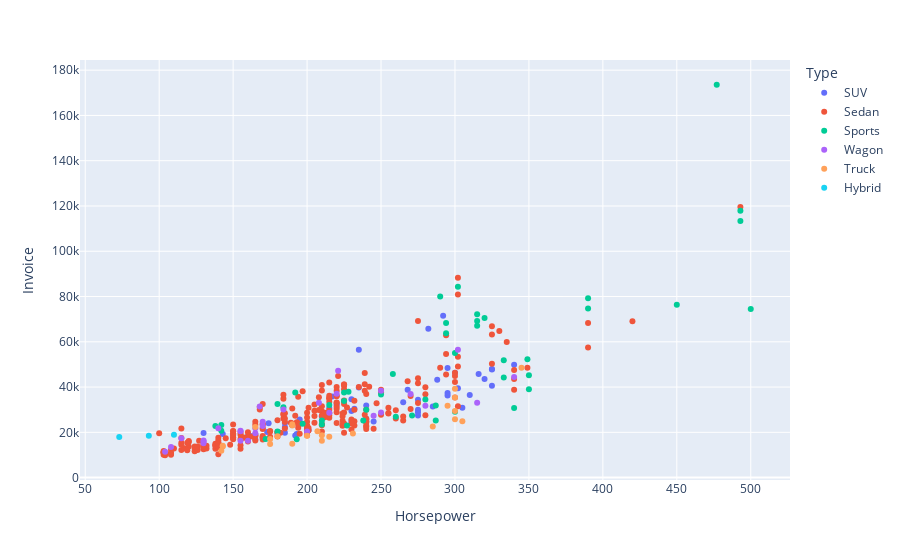

The notebook cell this image was saved under:
### Code cell
auto_scatter = px.scatter(data_frame = auto,x = 'Horsepower', y = 'Invoice', color ='Type' )
auto_scatter.show()

### Figure 1 — Plotly figure (JSON) as saved in the notebook; plotly's stock layout.template omitted (floating-point values rounded to 4 significant figures; data arrays with more than 128 entries replaced by an {"elided": "..."} marker saying what was removed)
{"data": [{"hovertemplate": "Type=SUV<br>Horsepower=%{x}<br>Invoice=%{y}<extra></extra>", "legendgroup": "SUV", "marker": {"color": "#636efa", "symbol": "circle"}, "mode": "markers", "name": "SUV", "orientation": "v", "showlegend": true, "type": "scatter", "x": [265, 225, 325, 275, 185, 295, 320, 295, 295, 275, 165, 230, 310, 232, 210, 201, 275, 285, 325, 240, 160, 160, 316, 173, 275, 193, 195, 150, 190, 192, 282, 217, 174, 235, 235, 230, 300, 302, 130, 292, 288, 210, 215, 215, 160, 305, 240, 180, 185, 340, 143, 185, 165, 240, 245, 230, 325, 161, 220, 268], "xaxis": "x", "y": [33337, 33873, 47720, 34357, 24085, 48377, 43523, 37422, 36287, 27479, 19108, 29472, 36494, 30468, 26983, 20907, 28922, 31361, 40534, 24843, 18419, 17334, 45815, 20201, 29977, 19261, 25686, 18973, 23275, 18630, 65807, 35777, 23969, 39838, 56455, 34576, 46360, 39443, 19742, 71540, 43268, 27317, 28330, 30763, 17569, 30815, 25972, 19512, 19810, 49865, 19238, 22307, 16949, 31827, 24801, 24915, 47986, 18553, 32243, 38851], "yaxis": "y"}, {"hovertemplate": "Type=Sedan<br>Horsepower=%{x}<br>Invoice=%{y}<extra></extra>", "legendgroup": "Sedan", "marker": {"color": "#EF553B", "symbol": "circle"}, "mode": "markers", "name": "Sedan", "orientation": "v", "showlegend": true, "type": "scatter", "x": {"elided": "262 int values"}, "xaxis": "x", "y": {"elided": "262 int values"}, "yaxis": "y"}, {"hovertemplate": "Type=Sports<br>Horsepower=%{x}<br>Invoice=%{y}<extra></extra>", "legendgroup": "Sports", "marker": {"color": "#00cc96", "symbol": "circle"}, "mode": "markers", "name": "Sports", "orientation": "v", "showlegend": true, "type": "scatter", "x": [290, 450, 180, 225, 250, 333, 333, 184, 225, 320, 350, 350, 215, 500, 193, 260, 280, 240, 172, 294, 294, 390, 390, 300, 142, 142, 197, 238, 302, 493, 493, 192, 349, 210, 210, 271, 287, 287, 340, 315, 315, 315, 477, 228, 258, 227, 300, 180, 138], "xaxis": "x", "y": [79978, 76417, 32512, 33891, 36739, 44170, 51815, 31065, 37575, 70546, 39068, 45193, 32033, 74451, 16943, 26875, 34483, 29965, 17101, 63756, 68306, 74676, 79226, 55063, 20701, 23285, 23794, 25179, 84325, 113388, 117854, 37548, 52289, 23456, 25218, 27466, 25203, 31845, 30710, 69229, 72206, 67128, 173560, 37886, 45766, 23022, 29130, 20363, 22787], "yaxis": "y"}, {"hovertemplate": "Type=Wagon<br>Horsepower=%{x}<br>Invoice=%{y}<extra></extra>", "legendgroup": "Wagon", "marker": {"color": "#ab63fa", "symbol": "circle"}, "mode": "markers", "name": "Wagon", "orientation": "v", "showlegend": true, "type": "scatter", "x": [220, 340, 184, 200, 250, 130, 155, 280, 315, 104, 215, 168, 221, 302, 155, 160, 245, 130, 250, 140, 108, 165, 165, 155, 130, 115, 170, 270, 170, 208], "xaxis": "x", "y": [37060, 44446, 30110, 20394, 28725, 16375, 20457, 31756, 33121, 11410, 28647, 31466, 47174, 56474, 20748, 16295, 27300, 15973, 38376, 21779, 13480, 19646, 21773, 16291, 15156, 17427, 22801, 36956, 24641, 33112], "yaxis": "y"}, {"hovertemplate": "Type=Truck<br>Horsepower=%{x}<br>Invoice=%{y}<extra></extra>", "legendgroup": "Truck", "marker": {"color": "#FFA15A", "symbol": "circle"}, "mode": "markers", "name": "Truck", "orientation": "v", "showlegend": true, "type": "scatter", "x": [345, 295, 175, 200, 300, 300, 210, 210, 215, 231, 300, 143, 175, 285, 300, 190, 143, 207, 180, 305, 165, 142, 190, 190], "xaxis": "x", "y": [48541, 31689, 17070, 18480, 35399, 39306, 16264, 18670, 18076, 19490, 29405, 13717, 14877, 22604, 25759, 23043, 14070, 20482, 18253, 24926, 22304, 11879, 14978, 23520], "yaxis": "y"}, {"hovertemplate": "Type=Hybrid<br>Horsepower=%{x}<br>Invoice=%{y}<extra></extra>", "legendgroup": "Hybrid", "marker": {"color": "#19d3f3", "symbol": "circle"}, "mode": "markers", "name": "Hybrid", "orientation": "v", "showlegend": true, "type": "scatter", "x": [93, 73, 110], "xaxis": "x", "y": [18451, 17911, 18926], "yaxis": "y"}], "layout": {"legend": {"title": {"text": "Type"}, "tracegroupgap": 0}, "margin": {"t": 60}, "xaxis": {"anchor": "y", "domain": [0, 1], "title": {"text": "Horsepower"}}, "yaxis": {"anchor": "x", "domain": [0, 1], "title": {"text": "Invoice"}}}}
